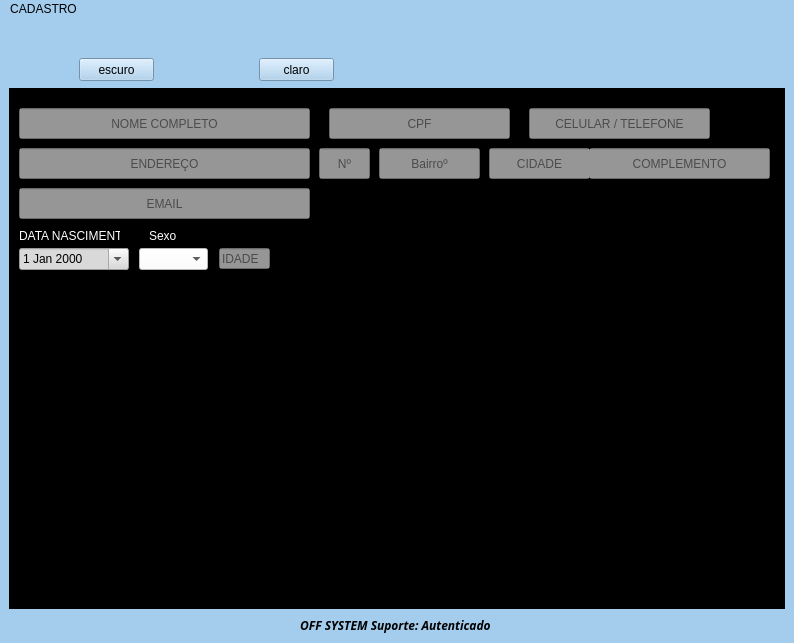
<?xml version="1.0" encoding="UTF-8"?>
<ui version="4.0">
 <class>MainWindow</class>
 <widget class="QMainWindow" name="MainWindow">
  <property name="geometry">
   <rect>
    <x>0</x>
    <y>0</y>
    <width>794</width>
    <height>643</height>
   </rect>
  </property>
  <property name="windowTitle">
   <string>MainWindow</string>
  </property>
  <property name="styleSheet">
   <string notr="true">background-color: rgb(164, 204, 237);</string>
  </property>
  <widget class="QWidget" name="centralwidget">
   <layout class="QVBoxLayout" name="verticalLayout">
    <item>
     <widget class="QStackedWidget" name="stackedWidget">
      <property name="styleSheet">
       <string notr="true">background-color: rgb(164, 204, 237);</string>
      </property>
      <property name="currentIndex">
       <number>1</number>
      </property>
      <widget class="QWidget" name="atendimento">
       <widget class="QLabel" name="label_2">
        <property name="geometry">
         <rect>
          <x>-10</x>
          <y>10</y>
          <width>801</width>
          <height>551</height>
         </rect>
        </property>
        <property name="styleSheet">
         <string notr="true">
background-color: rgb(2, 85, 117,174);</string>
        </property>
        <property name="text">
         <string/>
        </property>
       </widget>
       <widget class="QCheckBox" name="checkBox">
        <property name="geometry">
         <rect>
          <x>310</x>
          <y>70</y>
          <width>70</width>
          <height>17</height>
         </rect>
        </property>
        <property name="styleSheet">
         <string notr="true">background-color: rgb(255, 255, 255,0);
color: rgb(255, 255, 255);</string>
        </property>
        <property name="text">
         <string>Alerta</string>
        </property>
       </widget>
       <widget class="QComboBox" name="combo_atendimento">
        <property name="geometry">
         <rect>
          <x>10</x>
          <y>40</y>
          <width>451</width>
          <height>21</height>
         </rect>
        </property>
        <property name="styleSheet">
         <string notr="true">background-color: rgb(255, 255, 255,150);</string>
        </property>
       </widget>
       <widget class="QComboBox" name="combo_profissao">
        <property name="geometry">
         <rect>
          <x>480</x>
          <y>40</y>
          <width>291</width>
          <height>21</height>
         </rect>
        </property>
        <property name="styleSheet">
         <string notr="true">background-color: rgb(255, 255, 255,150);</string>
        </property>
       </widget>
       <widget class="QLabel" name="label_3">
        <property name="geometry">
         <rect>
          <x>20</x>
          <y>13</y>
          <width>121</width>
          <height>20</height>
         </rect>
        </property>
        <property name="font">
         <font>
          <family>Arial Black</family>
          <pointsize>10</pointsize>
          <weight>75</weight>
          <bold>true</bold>
         </font>
        </property>
        <property name="styleSheet">
         <string notr="true">color: rgb(255, 255, 255);
background-color: rgba(0, 5, 3, 0);</string>
        </property>
        <property name="text">
         <string>Atendimento</string>
        </property>
       </widget>
       <widget class="QLabel" name="label_4">
        <property name="geometry">
         <rect>
          <x>480</x>
          <y>15</y>
          <width>81</width>
          <height>21</height>
         </rect>
        </property>
        <property name="font">
         <font>
          <family>Arial Black</family>
          <pointsize>10</pointsize>
          <weight>75</weight>
          <bold>true</bold>
         </font>
        </property>
        <property name="styleSheet">
         <string notr="true">background-color: rgba(0, 5, 3, 0);
color: rgb(255, 255, 255);</string>
        </property>
        <property name="text">
         <string>Profissao:</string>
        </property>
       </widget>
       <widget class="QTextBrowser" name="textBrowser_atendimento">
        <property name="geometry">
         <rect>
          <x>10</x>
          <y>110</y>
          <width>441</width>
          <height>41</height>
         </rect>
        </property>
        <property name="font">
         <font>
          <pointsize>10</pointsize>
         </font>
        </property>
        <property name="styleSheet">
         <string notr="true">background-color: rgb(255, 255, 255,150);</string>
        </property>
        <property name="inputMethodHints">
         <set>Qt::ImhMultiLine</set>
        </property>
        <property name="lineWrapMode">
         <enum>QTextEdit::NoWrap</enum>
        </property>
        <property name="html">
         <string>&lt;!DOCTYPE HTML PUBLIC &quot;-//W3C//DTD HTML 4.0//EN&quot; &quot;http://www.w3.org/TR/REC-html40/strict.dtd&quot;&gt;
&lt;html&gt;&lt;head&gt;&lt;meta name=&quot;qrichtext&quot; content=&quot;1&quot; /&gt;&lt;style type=&quot;text/css&quot;&gt;
p, li { white-space: pre-wrap; }
&lt;/style&gt;&lt;/head&gt;&lt;body style=&quot; font-family:'MS Shell Dlg 2'; font-size:10pt; font-weight:400; font-style:normal;&quot;&gt;
&lt;p style=&quot;-qt-paragraph-type:empty; margin-top:0px; margin-bottom:0px; margin-left:0px; margin-right:0px; -qt-block-indent:0; text-indent:0px; font-size:8.25pt;&quot;&gt;&lt;br /&gt;&lt;/p&gt;&lt;/body&gt;&lt;/html&gt;</string>
        </property>
        <property name="placeholderText">
         <string>ATENDIMENTO</string>
        </property>
       </widget>
       <widget class="QTextBrowser" name="textBrowser_profissao">
        <property name="geometry">
         <rect>
          <x>460</x>
          <y>110</y>
          <width>301</width>
          <height>41</height>
         </rect>
        </property>
        <property name="font">
         <font>
          <pointsize>10</pointsize>
         </font>
        </property>
        <property name="styleSheet">
         <string notr="true">background-color: rgb(255, 255, 255,150);</string>
        </property>
        <property name="placeholderText">
         <string>PROFISSAO</string>
        </property>
       </widget>
       <widget class="QComboBox" name="comboBox">
        <property name="geometry">
         <rect>
          <x>210</x>
          <y>70</y>
          <width>91</width>
          <height>22</height>
         </rect>
        </property>
        <property name="styleSheet">
         <string notr="true">background-color: rgb(255, 255, 255,150);</string>
        </property>
        <item>
         <property name="text">
          <string/>
         </property>
        </item>
        <item>
         <property name="text">
          <string>Realizado</string>
         </property>
        </item>
        <item>
         <property name="text">
          <string>Não Realizado</string>
         </property>
        </item>
       </widget>
       <widget class="QPushButton" name="pushButton">
        <property name="geometry">
         <rect>
          <x>410</x>
          <y>70</y>
          <width>75</width>
          <height>23</height>
         </rect>
        </property>
        <property name="text">
         <string>PushButton</string>
        </property>
       </widget>
       <widget class="QTimeEdit" name="timeEdit">
        <property name="geometry">
         <rect>
          <x>140</x>
          <y>70</y>
          <width>61</width>
          <height>22</height>
         </rect>
        </property>
        <property name="styleSheet">
         <string notr="true">background-color: rgb(255, 255, 255,150);</string>
        </property>
       </widget>
       <widget class="QDateEdit" name="dateEdit">
        <property name="geometry">
         <rect>
          <x>10</x>
          <y>70</y>
          <width>110</width>
          <height>22</height>
         </rect>
        </property>
        <property name="styleSheet">
         <string notr="true">background-color: rgb(255, 255, 255,150);</string>
        </property>
        <property name="frame">
         <bool>true</bool>
        </property>
        <property name="buttonSymbols">
         <enum>QAbstractSpinBox::NoButtons</enum>
        </property>
        <property name="specialValueText">
         <string>HORA</string>
        </property>
        <property name="correctionMode">
         <enum>QAbstractSpinBox::CorrectToNearestValue</enum>
        </property>
        <property name="currentSection">
         <enum>QDateTimeEdit::DaySection</enum>
        </property>
        <property name="calendarPopup">
         <bool>true</bool>
        </property>
        <property name="currentSectionIndex">
         <number>0</number>
        </property>
        <property name="timeSpec">
         <enum>Qt::LocalTime</enum>
        </property>
        <property name="date">
         <date>
          <year>2021</year>
          <month>1</month>
          <day>1</day>
         </date>
        </property>
       </widget>
       <widget class="QTableWidget" name="tableWidget">
        <property name="geometry">
         <rect>
          <x>300</x>
          <y>301</y>
          <width>451</width>
          <height>251</height>
         </rect>
        </property>
        <property name="styleSheet">
         <string notr="true">background-color: rgb(255, 255, 255,95);</string>
        </property>
        <property name="frameShape">
         <enum>QFrame::Box</enum>
        </property>
        <property name="midLineWidth">
         <number>0</number>
        </property>
        <property name="autoScrollMargin">
         <number>20</number>
        </property>
        <property name="editTriggers">
         <set>QAbstractItemView::NoEditTriggers</set>
        </property>
        <property name="showGrid">
         <bool>false</bool>
        </property>
        <property name="gridStyle">
         <enum>Qt::NoPen</enum>
        </property>
        <property name="rowCount">
         <number>0</number>
        </property>
        <attribute name="horizontalHeaderDefaultSectionSize">
         <number>111</number>
        </attribute>
        <attribute name="horizontalHeaderHighlightSections">
         <bool>true</bool>
        </attribute>
        <attribute name="verticalHeaderVisible">
         <bool>false</bool>
        </attribute>
        <attribute name="verticalHeaderMinimumSectionSize">
         <number>30</number>
        </attribute>
        <column>
         <property name="text">
          <string notr="true">ID</string>
         </property>
        </column>
        <column>
         <property name="text">
          <string>DATA</string>
         </property>
        </column>
        <column>
         <property name="text">
          <string>HORA</string>
         </property>
        </column>
        <column>
         <property name="text">
          <string>EVENTO</string>
         </property>
         <property name="font">
          <font>
           <kerning>false</kerning>
          </font>
         </property>
         <property name="foreground">
          <brush brushstyle="SolidPattern">
           <color alpha="255">
            <red>0</red>
            <green>0</green>
            <blue>0</blue>
           </color>
          </brush>
         </property>
        </column>
       </widget>
       <widget class="QLabel" name="label_8">
        <property name="geometry">
         <rect>
          <x>10</x>
          <y>170</y>
          <width>771</width>
          <height>61</height>
         </rect>
        </property>
        <property name="styleSheet">
         <string notr="true">background-color: rgb(0, 0, 0,25);</string>
        </property>
        <property name="text">
         <string/>
        </property>
       </widget>
      </widget>
      <widget class="QWidget" name="cadastrocliente">
       <widget class="QFrame" name="frame1">
        <property name="geometry">
         <rect>
          <x>0</x>
          <y>60</y>
          <width>791</width>
          <height>521</height>
         </rect>
        </property>
        <property name="styleSheet">
         <string notr="true">
background-color: rgb(2, 85, 117,174);</string>
        </property>
        <property name="frameShape">
         <enum>QFrame::StyledPanel</enum>
        </property>
        <property name="frameShadow">
         <enum>QFrame::Raised</enum>
        </property>
       </widget>
       <widget class="QLineEdit" name="lineEdit_10">
        <property name="geometry">
         <rect>
          <x>480</x>
          <y>120</y>
          <width>101</width>
          <height>31</height>
         </rect>
        </property>
        <property name="styleSheet">
         <string notr="true">background-color: rgb(255, 255, 255,150);</string>
        </property>
        <property name="text">
         <string/>
        </property>
        <property name="alignment">
         <set>Qt::AlignCenter</set>
        </property>
        <property name="placeholderText">
         <string>CIDADE</string>
        </property>
       </widget>
       <widget class="QLineEdit" name="lineEdit_4">
        <property name="geometry">
         <rect>
          <x>10</x>
          <y>160</y>
          <width>291</width>
          <height>31</height>
         </rect>
        </property>
        <property name="styleSheet">
         <string notr="true">background-color: rgb(255, 255, 255,150);</string>
        </property>
        <property name="text">
         <string/>
        </property>
        <property name="alignment">
         <set>Qt::AlignCenter</set>
        </property>
        <property name="placeholderText">
         <string>EMAIL</string>
        </property>
       </widget>
       <widget class="QLineEdit" name="lineEdit_7">
        <property name="geometry">
         <rect>
          <x>320</x>
          <y>80</y>
          <width>181</width>
          <height>31</height>
         </rect>
        </property>
        <property name="styleSheet">
         <string notr="true">background-color: rgb(255, 255, 255,150);</string>
        </property>
        <property name="inputMethodHints">
         <set>Qt::ImhNone</set>
        </property>
        <property name="inputMask">
         <string notr="true"/>
        </property>
        <property name="text">
         <string/>
        </property>
        <property name="maxLength">
         <number>11</number>
        </property>
        <property name="frame">
         <bool>true</bool>
        </property>
        <property name="alignment">
         <set>Qt::AlignCenter</set>
        </property>
        <property name="placeholderText">
         <string>CPF</string>
        </property>
       </widget>
       <widget class="QLineEdit" name="lineEdit_6">
        <property name="geometry">
         <rect>
          <x>370</x>
          <y>120</y>
          <width>101</width>
          <height>31</height>
         </rect>
        </property>
        <property name="styleSheet">
         <string notr="true">background-color: rgb(255, 255, 255,150);</string>
        </property>
        <property name="text">
         <string/>
        </property>
        <property name="alignment">
         <set>Qt::AlignCenter</set>
        </property>
        <property name="placeholderText">
         <string>Bairroº</string>
        </property>
       </widget>
       <widget class="QLineEdit" name="lineEdit_5">
        <property name="geometry">
         <rect>
          <x>310</x>
          <y>120</y>
          <width>51</width>
          <height>31</height>
         </rect>
        </property>
        <property name="styleSheet">
         <string notr="true">background-color: rgb(255, 255, 255,150);</string>
        </property>
        <property name="text">
         <string/>
        </property>
        <property name="alignment">
         <set>Qt::AlignCenter</set>
        </property>
        <property name="placeholderText">
         <string>Nº</string>
        </property>
       </widget>
       <widget class="QLineEdit" name="lineEdit">
        <property name="geometry">
         <rect>
          <x>10</x>
          <y>80</y>
          <width>291</width>
          <height>31</height>
         </rect>
        </property>
        <property name="styleSheet">
         <string notr="true">background-color: rgb(255, 255, 255,150);</string>
        </property>
        <property name="text">
         <string/>
        </property>
        <property name="alignment">
         <set>Qt::AlignCenter</set>
        </property>
        <property name="placeholderText">
         <string>NOME COMPLETO</string>
        </property>
       </widget>
       <widget class="QLineEdit" name="lineEdit_2">
        <property name="geometry">
         <rect>
          <x>10</x>
          <y>120</y>
          <width>291</width>
          <height>31</height>
         </rect>
        </property>
        <property name="styleSheet">
         <string notr="true">background-color: rgb(255, 255, 255,150);</string>
        </property>
        <property name="text">
         <string/>
        </property>
        <property name="alignment">
         <set>Qt::AlignCenter</set>
        </property>
        <property name="placeholderText">
         <string>ENDEREÇO</string>
        </property>
       </widget>
       <widget class="QLineEdit" name="lineEdit_3">
        <property name="geometry">
         <rect>
          <x>210</x>
          <y>220</y>
          <width>51</width>
          <height>21</height>
         </rect>
        </property>
        <property name="styleSheet">
         <string notr="true">background-color: rgb(255, 255, 255,150);</string>
        </property>
        <property name="text">
         <string/>
        </property>
        <property name="placeholderText">
         <string>IDADE</string>
        </property>
       </widget>
       <widget class="QLabel" name="label_5">
        <property name="geometry">
         <rect>
          <x>10</x>
          <y>200</y>
          <width>101</width>
          <height>16</height>
         </rect>
        </property>
        <property name="styleSheet">
         <string notr="true">background-color: rgb(255, 255, 255,0);
color: rgb(255, 255, 255);</string>
        </property>
        <property name="text">
         <string>DATA NASCIMENTO</string>
        </property>
       </widget>
       <widget class="QDateEdit" name="dateEdit_2">
        <property name="geometry">
         <rect>
          <x>10</x>
          <y>220</y>
          <width>110</width>
          <height>22</height>
         </rect>
        </property>
        <property name="styleSheet">
         <string notr="true">background-color: rgb(217, 217, 217);</string>
        </property>
        <property name="calendarPopup">
         <bool>true</bool>
        </property>
       </widget>
       <widget class="QComboBox" name="comboBox_2">
        <property name="geometry">
         <rect>
          <x>130</x>
          <y>220</y>
          <width>69</width>
          <height>22</height>
         </rect>
        </property>
        <property name="styleSheet">
         <string notr="true">background-color: rgb(255, 255, 255);</string>
        </property>
        <item>
         <property name="text">
          <string/>
         </property>
        </item>
        <item>
         <property name="text">
          <string>Masculino</string>
         </property>
        </item>
        <item>
         <property name="text">
          <string>Feminino</string>
         </property>
        </item>
       </widget>
       <widget class="QLabel" name="label_6">
        <property name="geometry">
         <rect>
          <x>140</x>
          <y>200</y>
          <width>31</width>
          <height>16</height>
         </rect>
        </property>
        <property name="styleSheet">
         <string notr="true">background-color: rgb(255, 255, 255,0);
color: rgb(255, 255, 255);</string>
        </property>
        <property name="text">
         <string>Sexo</string>
        </property>
       </widget>
       <widget class="QLineEdit" name="lineEdit_8">
        <property name="geometry">
         <rect>
          <x>520</x>
          <y>80</y>
          <width>181</width>
          <height>31</height>
         </rect>
        </property>
        <property name="styleSheet">
         <string notr="true">background-color: rgb(255, 255, 255,150);</string>
        </property>
        <property name="text">
         <string/>
        </property>
        <property name="alignment">
         <set>Qt::AlignCenter</set>
        </property>
        <property name="placeholderText">
         <string>CELULAR / TELEFONE</string>
        </property>
       </widget>
       <widget class="QLineEdit" name="lineEdit_9">
        <property name="geometry">
         <rect>
          <x>580</x>
          <y>120</y>
          <width>181</width>
          <height>31</height>
         </rect>
        </property>
        <property name="styleSheet">
         <string notr="true">background-color: rgb(255, 255, 255,150);</string>
        </property>
        <property name="text">
         <string/>
        </property>
        <property name="alignment">
         <set>Qt::AlignCenter</set>
        </property>
        <property name="placeholderText">
         <string>COMPLEMENTO</string>
        </property>
       </widget>
       <widget class="QFrame" name="frame">
        <property name="geometry">
         <rect>
          <x>0</x>
          <y>60</y>
          <width>781</width>
          <height>521</height>
         </rect>
        </property>
        <property name="styleSheet">
         <string notr="true">background-color: rgb(0, 0, 0);</string>
        </property>
        <property name="frameShape">
         <enum>QFrame::StyledPanel</enum>
        </property>
        <property name="frameShadow">
         <enum>QFrame::Raised</enum>
        </property>
       </widget>
       <widget class="QPushButton" name="pushButton_escuro">
        <property name="geometry">
         <rect>
          <x>70</x>
          <y>30</y>
          <width>75</width>
          <height>23</height>
         </rect>
        </property>
        <property name="text">
         <string>escuro</string>
        </property>
       </widget>
       <widget class="QPushButton" name="pushButton_claro">
        <property name="geometry">
         <rect>
          <x>250</x>
          <y>30</y>
          <width>75</width>
          <height>23</height>
         </rect>
        </property>
        <property name="text">
         <string>claro</string>
        </property>
       </widget>
       <zorder>frame1</zorder>
       <zorder>frame</zorder>
       <zorder>lineEdit_10</zorder>
       <zorder>lineEdit_4</zorder>
       <zorder>lineEdit_7</zorder>
       <zorder>lineEdit_6</zorder>
       <zorder>lineEdit_5</zorder>
       <zorder>lineEdit</zorder>
       <zorder>lineEdit_2</zorder>
       <zorder>lineEdit_3</zorder>
       <zorder>label_5</zorder>
       <zorder>dateEdit_2</zorder>
       <zorder>comboBox_2</zorder>
       <zorder>label_6</zorder>
       <zorder>lineEdit_8</zorder>
       <zorder>lineEdit_9</zorder>
       <zorder>pushButton_escuro</zorder>
       <zorder>pushButton_claro</zorder>
      </widget>
     </widget>
    </item>
    <item>
     <widget class="QLabel" name="label">
      <property name="font">
       <font>
        <family>Sitka Heading</family>
        <weight>75</weight>
        <italic>true</italic>
        <bold>true</bold>
       </font>
      </property>
      <property name="frameShape">
       <enum>QFrame::NoFrame</enum>
      </property>
      <property name="text">
       <string>OFF SYSTEM Suporte: Autenticado </string>
      </property>
      <property name="alignment">
       <set>Qt::AlignCenter</set>
      </property>
     </widget>
    </item>
   </layout>
  </widget>
  <widget class="QMenuBar" name="menubar">
   <property name="geometry">
    <rect>
     <x>0</x>
     <y>0</y>
     <width>794</width>
     <height>21</height>
    </rect>
   </property>
   <widget class="QMenu" name="menuCADASTRO">
    <property name="title">
     <string>CADASTRO</string>
    </property>
    <addaction name="actionCadastro_atendimento"/>
    <addaction name="actionCadastro_Client"/>
    <addaction name="actionCadastro_Funcionario"/>
    <addaction name="actionCadastro_Atentende"/>
   </widget>
   <addaction name="menuCADASTRO"/>
  </widget>
  <action name="actionCadastro_atendimento">
   <property name="text">
    <string>Cadastro Atendimentos</string>
   </property>
   <property name="shortcut">
    <string>F1</string>
   </property>
  </action>
  <action name="actionCadastro_Funcionario">
   <property name="text">
    <string>Cadastro Funcionario</string>
   </property>
   <property name="shortcut">
    <string>F3</string>
   </property>
  </action>
  <action name="actionCadastro_Atentende">
   <property name="text">
    <string>Cadastro Atentende</string>
   </property>
   <property name="shortcut">
    <string>F4</string>
   </property>
  </action>
  <action name="actionCadastro_Client">
   <property name="text">
    <string>Cadastro Clientes</string>
   </property>
   <property name="shortcut">
    <string>F2</string>
   </property>
  </action>
 </widget>
 <resources/>
 <connections/>
</ui>
